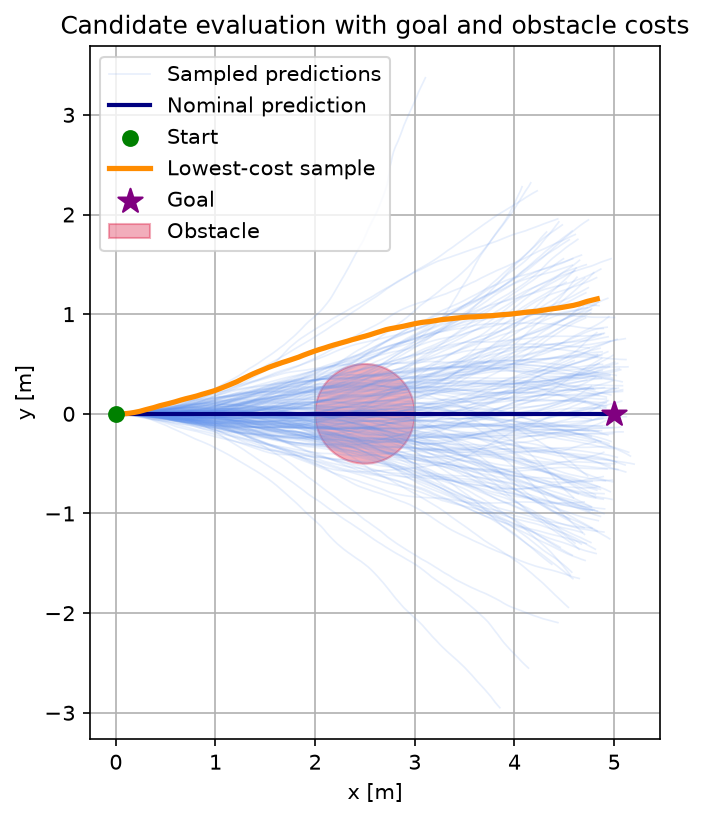

Recreate this plot in Python.
from pathlib import Path

import numpy as np
import matplotlib.pyplot as plt


def unicycle_step(state, control, dt):
    """Step 1에서 검증한 Forward Euler 운동 모델."""
    x, y, theta = state
    v, omega = control

    return np.array([
        x + v * np.cos(theta) * dt,
        y + v * np.sin(theta) * dt,
        theta + omega * dt,
    ])

def trajectory_cost(states, controls, goal, obstacle, dt):
    """한 궤적의 총비용, 항별 비용, 장애물 여유 거리를 계산한다."""
    q_goal = 1.0
    r_v = 0.1
    r_omega = 0.05
    q_obstacle = 100.0
    q_collision = 10000.0
    q_terminal = 10.0
    margin = 0.3

    # 각 입력을 적용한 다음 위치: 크기 (H, 2)
    positions = states[1:, :2]

    # 1. 목표 거리 비용
    goal_distance_sq = np.sum((positions - goal) ** 2, axis=1)
    goal_cost = q_goal * np.sum(goal_distance_sq) * dt

    # 2. 제어 입력 비용
    control_cost = np.sum(
        r_v * controls[:, 0] ** 2
        + r_omega * controls[:, 1] ** 2
    ) * dt

    # 3. 장애물 표면까지의 거리
    center = obstacle[:2]
    radius = obstacle[2]

    clearance = np.linalg.norm(positions - center, axis=1) - radius

    proximity = np.maximum(0.0, (margin - clearance) / margin) ** 2
    obstacle_cost = q_obstacle * np.sum(proximity) * dt

    collision_cost = q_collision * np.sum(clearance <= 0.0) * dt

    # 4. 예측 마지막 위치의 목표 거리 비용
    terminal_cost = q_terminal * goal_distance_sq[-1]

    parts = {
        "goal": goal_cost,
        "control": control_cost,
        "proximity": obstacle_cost,
        "collision": collision_cost,
        "terminal": terminal_cost,
    }

    # 최소 여유 거리는 초기 위치도 포함해 확인한다.
    all_clearance = (
        np.linalg.norm(states[:, :2] - center, axis=1) - radius
    )

    return sum(parts.values()), parts, np.min(all_clearance)

# 1. 설정
dt = 0.05
H = 100                              # 예측 단계 수
K = 200                              # 후보 개수
initial_state = np.array([0.0, 0.0, 0.0])

# 같은 설정에서 같은 난수를 얻기 위한 시드
rng = np.random.default_rng(42)

# 2. 명목 제어 입력 시퀀스: 모든 단계에서 직진
nominal_controls = np.zeros((H, 2))
nominal_controls[:, 0] = 1.0          # v = 1.0 m/s

# 3. 가우시안 노이즈와 후보 입력 생성
noise_std = np.array([0.2, 0.8])      # 표준편차: [sigma_v, sigma_omega]

noise = rng.normal(
    loc=0.0,
    scale=noise_std,
    size=(K, H, 2),
)

sampled_controls = nominal_controls[None, :, :] + noise

# 4. 각 후보의 궤적 예측
trajectories = np.zeros((K, H + 1, 3))
trajectories[:, 0, :] = initial_state

for i in range(K):
    for t in range(H):
        trajectories[i, t + 1] = unicycle_step(
            trajectories[i, t],
            sampled_controls[i, t],
            dt,
        )

# 5. 비교용 명목 궤적 계산
nominal_trajectory = np.zeros((H + 1, 3))
nominal_trajectory[0] = initial_state

for t in range(H):
    nominal_trajectory[t + 1] = unicycle_step(
        nominal_trajectory[t],
        nominal_controls[t],
        dt,
    )

# 6. 검증용 출력
print("예측 시간 [s]:", H * dt)
print("명목 입력 크기:", nominal_controls.shape)
print("후보 입력 크기:", sampled_controls.shape)
print("후보 궤적 크기:", trajectories.shape)
print("명목 궤적 최종 상태:", nominal_trajectory[-1])

print("노이즈 평균 [v, omega]:", noise.mean(axis=(0, 1)))
print("노이즈 표준편차 [v, omega]:", noise.std(axis=(0, 1)))

# 목표점과 원형 장애물: [center_x, center_y, radius]
goal = np.array([5.0, 0.0])
obstacle = np.array([2.5, 0.0, 0.5])

costs = np.zeros(K)
min_clearances = np.zeros(K)

for i in range(K):
    costs[i], _, min_clearances[i] = trajectory_cost(
        trajectories[i],
        sampled_controls[i],
        goal,
        obstacle,
        dt,
    )

# 생성된 후보 중 총비용이 가장 작은 후보
best_index = np.argmin(costs)

best_cost, best_parts, best_clearance = trajectory_cost(
    trajectories[best_index],
    sampled_controls[best_index],
    goal,
    obstacle,
    dt,
)

nominal_cost, nominal_parts, nominal_clearance = trajectory_cost(
    nominal_trajectory,
    nominal_controls,
    goal,
    obstacle,
    dt,
)

print("\n명목 궤적 총비용:", nominal_cost)
print("명목 궤적 항별 비용:", nominal_parts)
print(f"명목 궤적 최소 여유 거리: {nominal_clearance:.4f} m")

print("\n최저 비용 후보 번호:", best_index)
print("최저 후보 비용:", best_cost)
print("최저 후보 항별 비용:", best_parts)
print(f"최저 후보 최소 여유 거리: {best_clearance:.4f} m")

print(
    "검사한 상태에서 장애물과 겹치지 않은 후보 수:",
    np.count_nonzero(min_clearances > 0.0),
    "/",
    K,
)
print("후보 비용이 모두 유한한가?:", np.all(np.isfinite(costs)))

# 7. 시각화
fig, ax = plt.subplots(figsize=(8, 6))

for i in range(K):
    ax.plot(
        trajectories[i, :, 0],
        trajectories[i, :, 1],
        color="cornflowerblue",
        alpha=0.15,
        linewidth=0.8,
        label="Sampled predictions" if i == 0 else None,
    )

ax.plot(
    nominal_trajectory[:, 0],
    nominal_trajectory[:, 1],
    color="navy",
    linewidth=2.0,
    label="Nominal prediction",
)

ax.scatter(
    initial_state[0],
    initial_state[1],
    color="green",
    s=50,
    zorder=5,
    label="Start",
)

ax.plot(
    trajectories[best_index, :, 0],
    trajectories[best_index, :, 1],
    color="darkorange",
    linewidth=2.5,
    label="Lowest-cost sample",
)

ax.scatter(
    goal[0],
    goal[1],
    color="purple",
    marker="*",
    s=150,
    zorder=6,
    label="Goal",
)

ax.add_patch(plt.Circle(
    obstacle[:2],
    obstacle[2],
    color="crimson",
    alpha=0.35,
    label="Obstacle",
))

ax.set_xlabel("x [m]")
ax.set_ylabel("y [m]")
ax.set_title("Candidate evaluation with goal and obstacle costs")
ax.set_aspect("equal", adjustable="box")
ax.grid(True)
ax.legend()

output_path = Path(__file__).resolve().parent / "step3_cost.png"
fig.savefig(output_path, dpi=150, bbox_inches="tight")
plt.close(fig)

print("그래프 저장:", output_path)
